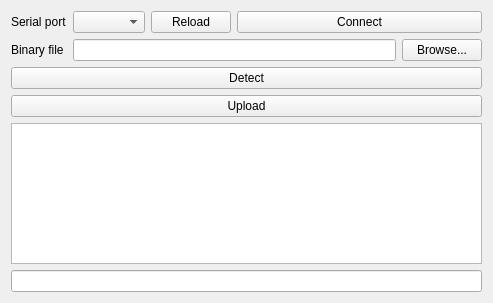
<?xml version="1.0" encoding="UTF-8"?>
<ui version="4.0">
 <class>MainWindow</class>
 <widget class="QMainWindow" name="MainWindow">
  <property name="geometry">
   <rect>
    <x>0</x>
    <y>0</y>
    <width>493</width>
    <height>303</height>
   </rect>
  </property>
  <property name="windowTitle">
   <string>MainWindow</string>
  </property>
  <widget class="QWidget" name="centralWidget">
   <layout class="QVBoxLayout" name="verticalLayout">
    <item>
     <layout class="QFormLayout" name="formLayout">
      <item row="0" column="0">
       <widget class="QLabel" name="label">
        <property name="text">
         <string>Serial port</string>
        </property>
       </widget>
      </item>
      <item row="0" column="1">
       <layout class="QHBoxLayout" name="horizontalLayout_2">
        <item>
         <widget class="QComboBox" name="comboPort"/>
        </item>
        <item>
         <widget class="QPushButton" name="buttonReload">
          <property name="text">
           <string>Reload</string>
          </property>
         </widget>
        </item>
        <item>
         <widget class="QPushButton" name="buttonConnect">
          <property name="sizePolicy">
           <sizepolicy hsizetype="Expanding" vsizetype="Fixed">
            <horstretch>0</horstretch>
            <verstretch>0</verstretch>
           </sizepolicy>
          </property>
          <property name="text">
           <string>Connect</string>
          </property>
         </widget>
        </item>
       </layout>
      </item>
      <item row="1" column="0">
       <widget class="QLabel" name="label_2">
        <property name="text">
         <string>Binary file</string>
        </property>
       </widget>
      </item>
      <item row="1" column="1">
       <layout class="QHBoxLayout" name="horizontalLayout">
        <item>
         <widget class="QLineEdit" name="lineFile">
          <property name="readOnly">
           <bool>true</bool>
          </property>
         </widget>
        </item>
        <item>
         <widget class="QPushButton" name="buttonBrowse">
          <property name="text">
           <string>Browse...</string>
          </property>
         </widget>
        </item>
       </layout>
      </item>
     </layout>
    </item>
    <item>
     <widget class="QPushButton" name="buttonDetect">
      <property name="text">
       <string>Detect</string>
      </property>
     </widget>
    </item>
    <item>
     <widget class="QPushButton" name="buttonUpload">
      <property name="text">
       <string>Upload</string>
      </property>
     </widget>
    </item>
    <item>
     <widget class="QPlainTextEdit" name="textLog"/>
    </item>
    <item>
     <widget class="QLineEdit" name="lineASCII"/>
    </item>
   </layout>
  </widget>
 </widget>
 <layoutdefault spacing="6" margin="11"/>
 <resources/>
 <connections/>
</ui>
